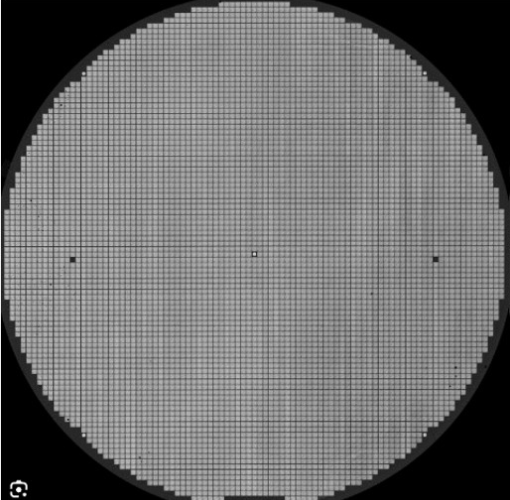
#> input picture wafer.png, 510 x 500 px, found by its file name
$ python Lab1-3-1.py
#> lines starting #> are read from the running program, lines starting #| are printed output that depends on the picture
import cv2
import numpy as np
import matplotlib.pyplot as plt

# Load both images in grayscale mode
I1 = cv2.imread("wafer.png", cv2.IMREAD_GRAYSCALE)  # Load as grayscale
#> I1 is the input picture: shape (500, 510); min 0, max 255, mean 110
I2 = cv2.imread("wafer_defect.png", cv2.IMREAD_GRAYSCALE)  # Load as grayscale
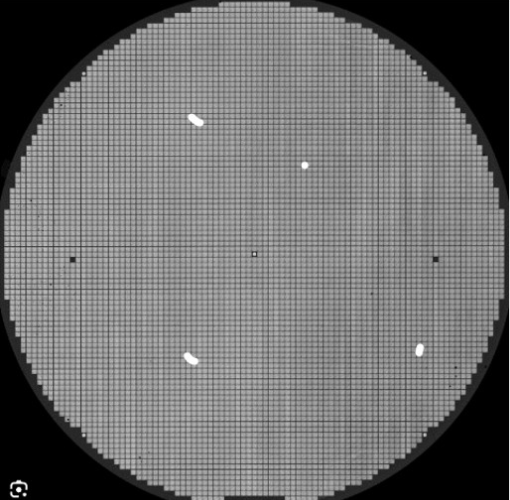
#> input picture wafer_defect.png, 510 x 500 px, found by its file name
#> I2 is the input picture: shape (500, 510); min 0, max 255, mean 110.1

# Add the images and clip pixel values to stay within [0, 255]
Isub = cv2.absdiff(I2, I1)
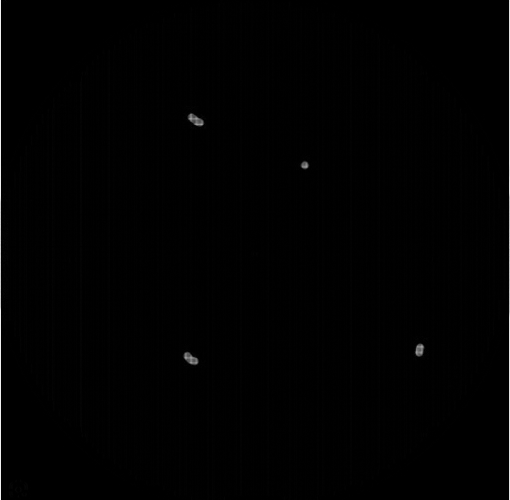
#> Isub: shape (500, 510); min 0, max 241, mean 1.5

# Display images
plt.subplot(1, 3, 1)
plt.imshow(I1, cmap="gray")
plt.title("Image 1: Template")

plt.subplot(1, 3, 2)
plt.imshow(I2, cmap="gray")
plt.title("Image 2: Defective Wafer")

plt.subplot(1, 3, 3)
plt.imshow(Isub, cmap="gray")
plt.title("Defects")

plt.show()
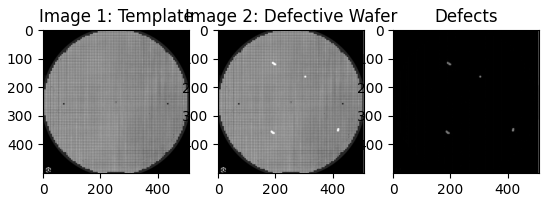
#> figure drawn by matplotlib, 3 panels
